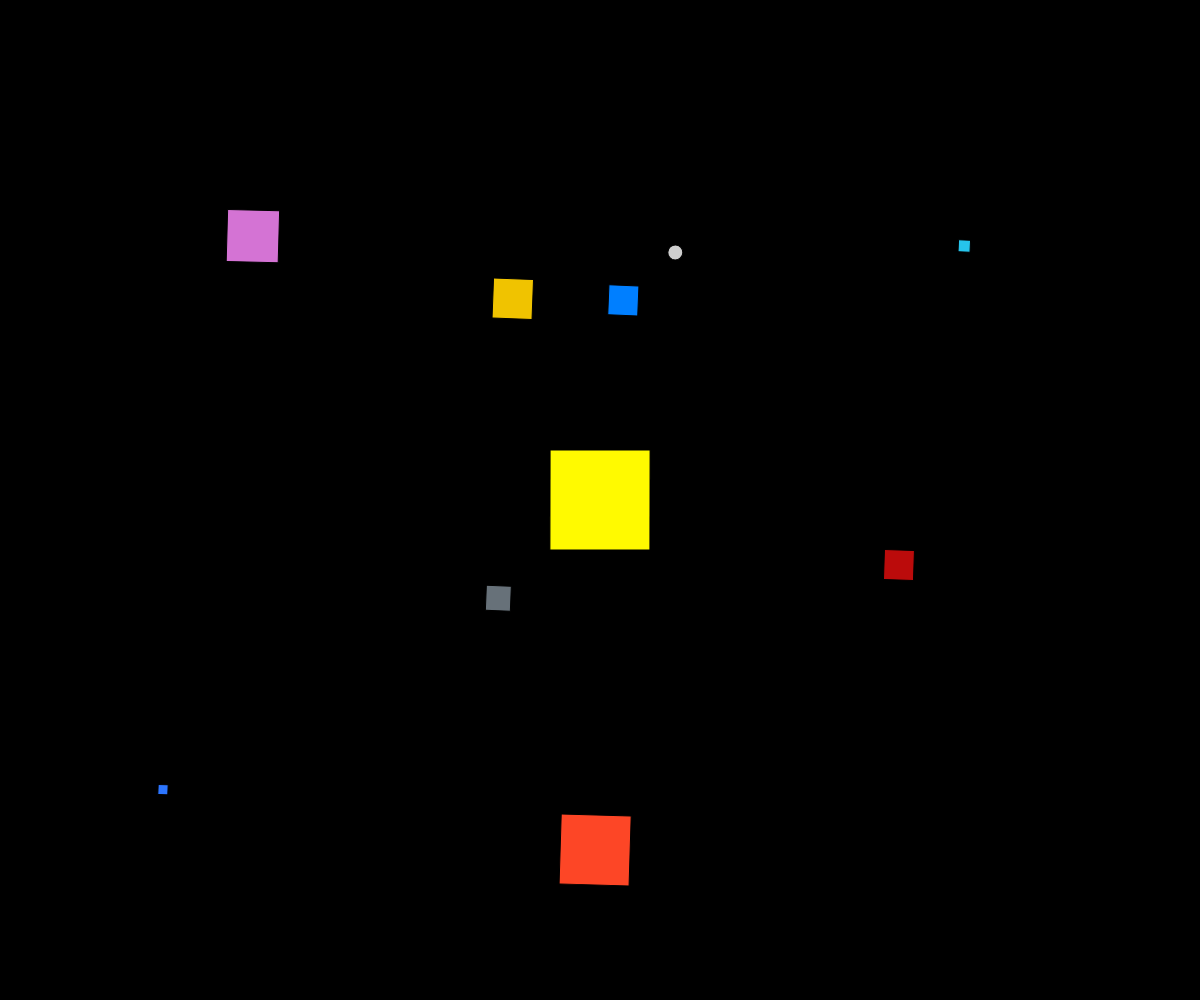
Frame 1 (no input)
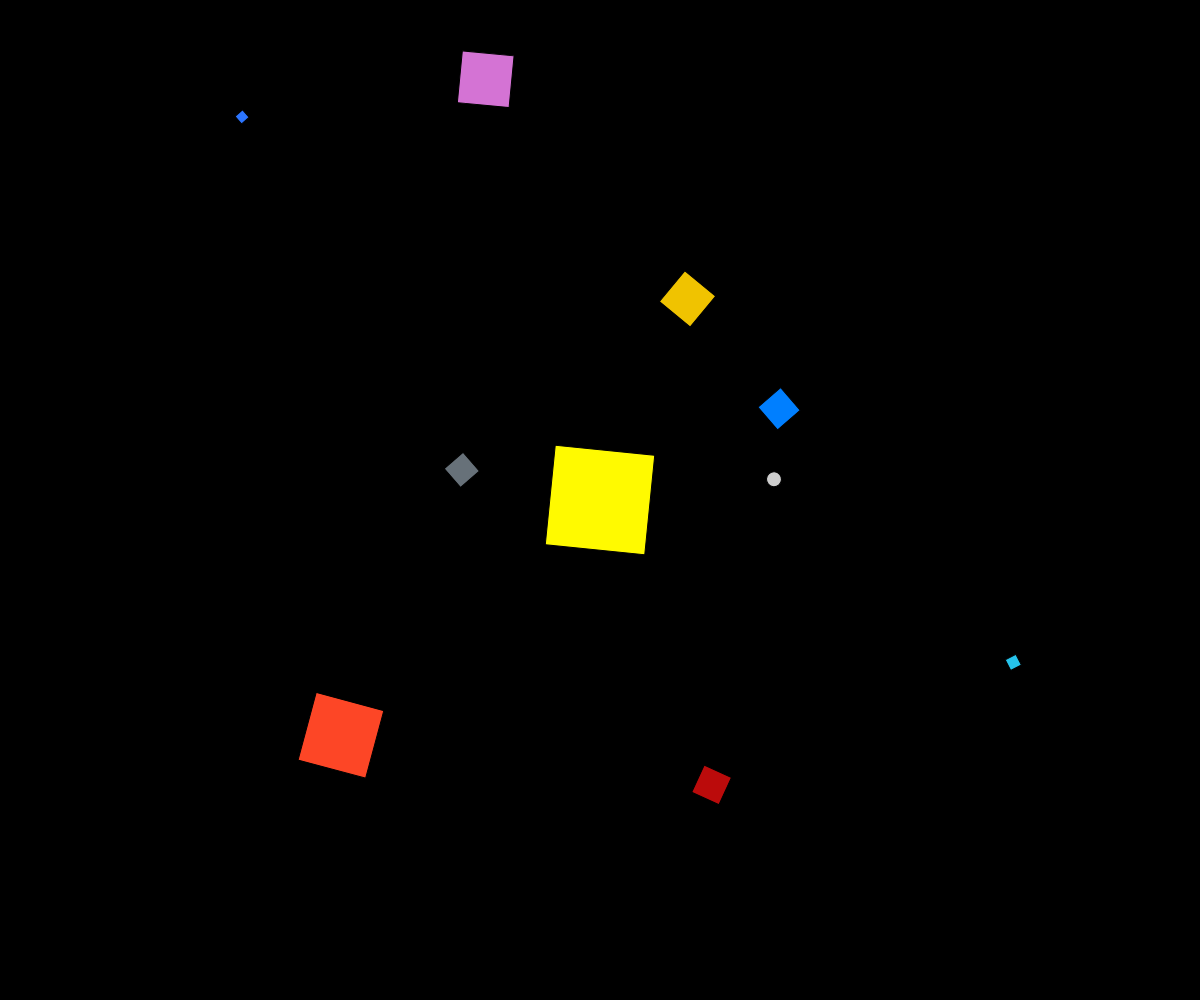
Frame 60 (no input)
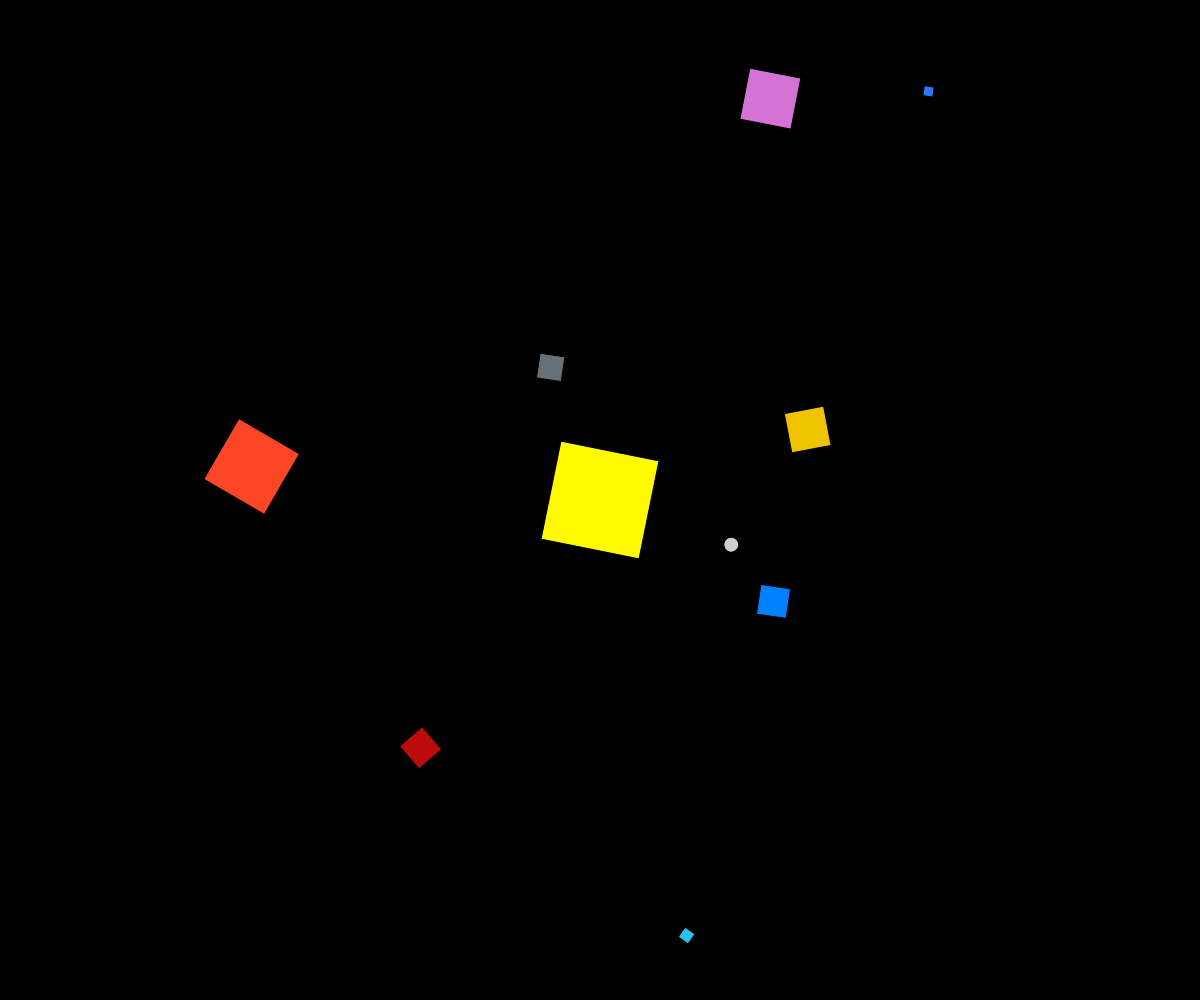
Frame 120 (the mouse pressed at the canvas centre since frame 60)

The p5.js sketch that drew these frames (run headless with seeded random() and noise() and a simulated clock; from frame 60 on, the mouse is pressed at the canvas centre):

// p5.js sketch
// ── sketch.js
function setup() {
  // put setup code here
  createCanvas (windowWidth, windowHeight);
  rectMode(CENTER);

}

function draw() {
  // put drawing code here
  background(0,0,0);
 
 //soleil
  //déplacé le point de reférence pour la hauteur et la largeur pour le mettre n'importe ou
  translate (width/2,height/2); //ici le coin gauche supérieur est placé au milieu de mon Canvas
  //rotation du rect ( un tour complet = 2PI (6,28)
  //millis =  animation rotation (6,28 millisec); divis / par x sec pour ralentir
  //push et pop retiennent la position d repère du triangle
  //push ();
  push();
 rotate (millis()/10000);
 //place le point de reférence au milieu du rect
  fill (255,250,0); // principe RVB 
   rect (0,0,100,100);
   pop()
    //pop fait tourner les prochains éléments indépendament du premier rect
//pop ();

// mercure
push();
rotate (millis()/1000);
translate(-100,100);
rotate (millis()/700);
fill (103,113,121);
rect(0,0,25,25);
pop ();

//venus
push ();

rotate (millis()/1200);
translate (-90,-200);
rotate(millis()/700);
fill (240,195,0);
rect(0,0,40,40);
pop ();

//terre
push();
rotate(millis()/1000);
translate (20,-200);
rotate (millis()/700);
fill (0,127,255);
rect(0,0,30,30);
fill(206,206,206);
circle(50,-50,15,15,10);
pop();

//mars
push();
rotate(millis()/1000);
translate (300,60);
rotate ( millis()/1000);
fill(187,11,11);
rect (0,0,30,30);
pop();


//jupiter
push();
rotate(millis()/1200);
translate (0,350);
rotate ( millis()/1000);
fill(253,70,38);
rect(0,0,70,70);
pop();

//elispe saturne


//saturne
push();
rotate(millis()/1500)
translate(-350,-260);
rotate(millis()/1000);
fill(212, 115, 212);
rect(0,0,52,52);
pop();

//uranus
push();
rotate(millis()/1000);
translate(360,-260);
rotate(millis()/600);
fill(38, 196, 236);
rect(0,0,12,12);
pop();
  
//neptune
push();
rotate(millis()/700);
translate(-430,300);
rotate(millis()/1000);
fill(44, 117, 255);
rect(0,0,10,10);






}
